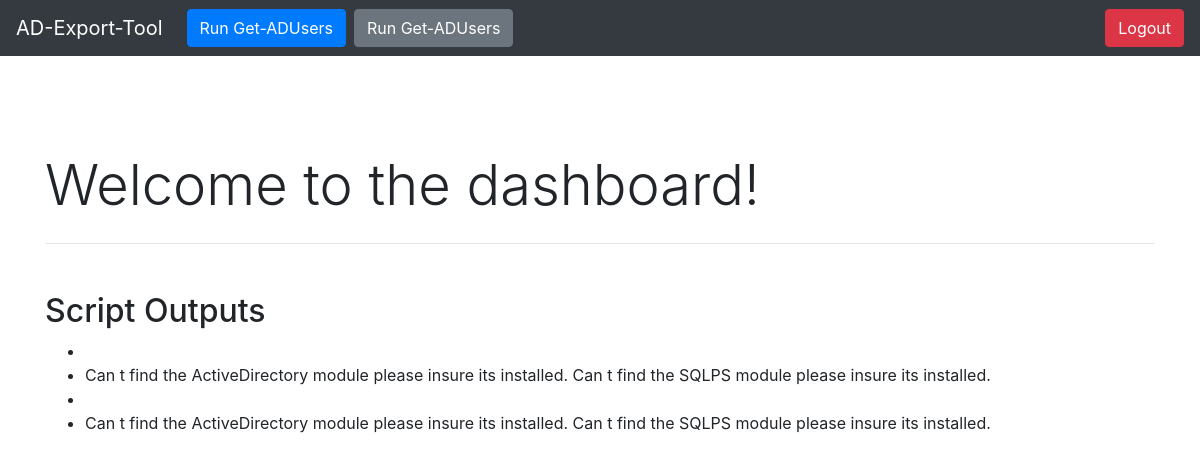
Page /dashboard (signed in) on the earlier database version.
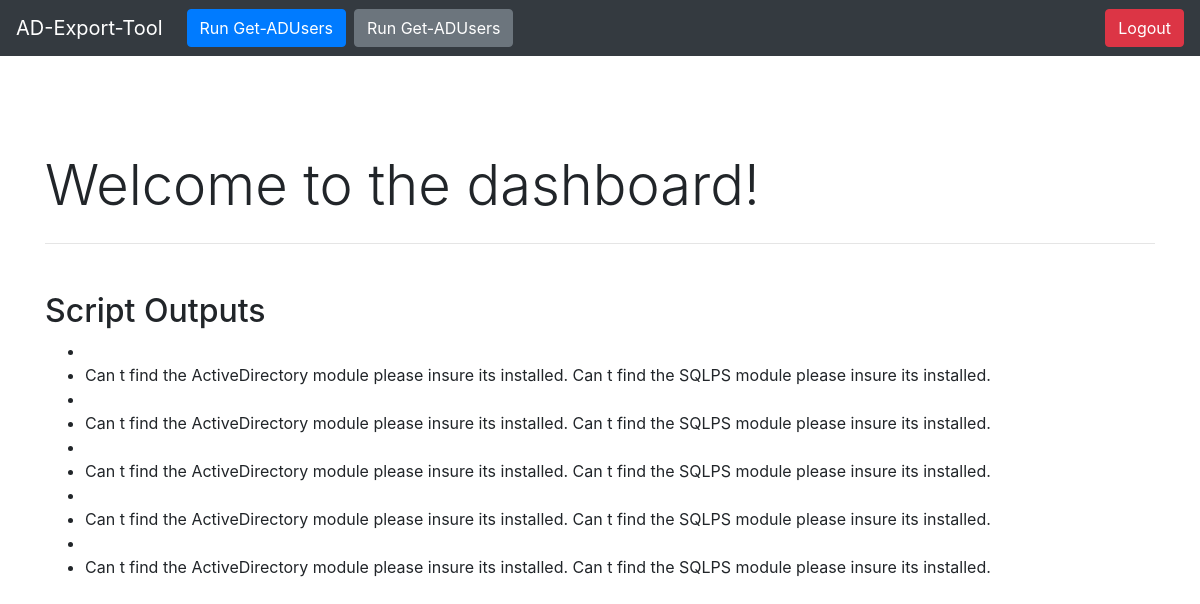
Same page on the later database version.
### app.py (models this page shows)
class ScriptOutput(db.Model):
    id = db.Column(db.Integer, primary_key=True)
    output = db.Column(db.String(500))

### app.py (the view)
@app.route('/dashboard')
@login_required
def dashboard():
    script_outputs = ScriptOutput.query.all()
    return render_template('dashboard.html', script_outputs=script_outputs)

### app.py (called while the page is built)
@login_manager.user_loader
def load_user(user_id):
    return User.query.get(int(user_id))

### templates/dashboard.html (shortened to what this page needs)
<!DOCTYPE html>
<html>
<head>
    <link rel="stylesheet" href="https://stackpath.bootstrapcdn.com/bootstrap/4.3.1/css/bootstrap.min.css">
</head>
<body>
    <nav class="navbar navbar-expand-lg navbar-dark bg-dark">
        <a class="navbar-brand" href="#">AD-Export-Tool</a>
        <a href="{{ url_for('run_first_script') }}" class="btn btn-primary ml-2">Run Get-ADUsers</a>
        <a href="{{ url_for('run_second_script') }}" class="btn btn-secondary ml-2">Run Get-ADUsers</a>
        <div class="collapse navbar-collapse" id="navbarNav">
            <ul class="navbar-nav ml-auto">
                <li class="nav-item">
                    <a class="btn btn-danger" href="{{ url_for('logout') }}">Logout</a>
                </li>
            </ul>
        </div>
    </nav>
    <div class="container mt-5">
        <div class="row">
    <div class="container mt-5">
        <div class="row">
            <div class="col-12">
                <h1 class="display-4">Welcome to the dashboard!</h1>
                <hr class="my-4">
                <h2 class="mt-5">Script Outputs</h2>
                <ul>
                    {% for output in script_outputs %}
                        <li>{{ output.output }}</li>
                    {% endfor %}
                </ul>
            </div>
        </div>
    </div>
</body>
</html>

Differences in the rows shown:
added ScriptOutput: output "Can t find the ActiveDirectory module please insure its installed. Can t find the SQLPS module please insure its installed."
added ScriptOutput: output "Can t find the ActiveDirectory module please insure its installed. Can t find the SQLPS module please insure its installed."
added ScriptOutput: output "Can t find the ActiveDirectory module please insure its installed. Can t find the SQLPS module please insure its installed."
